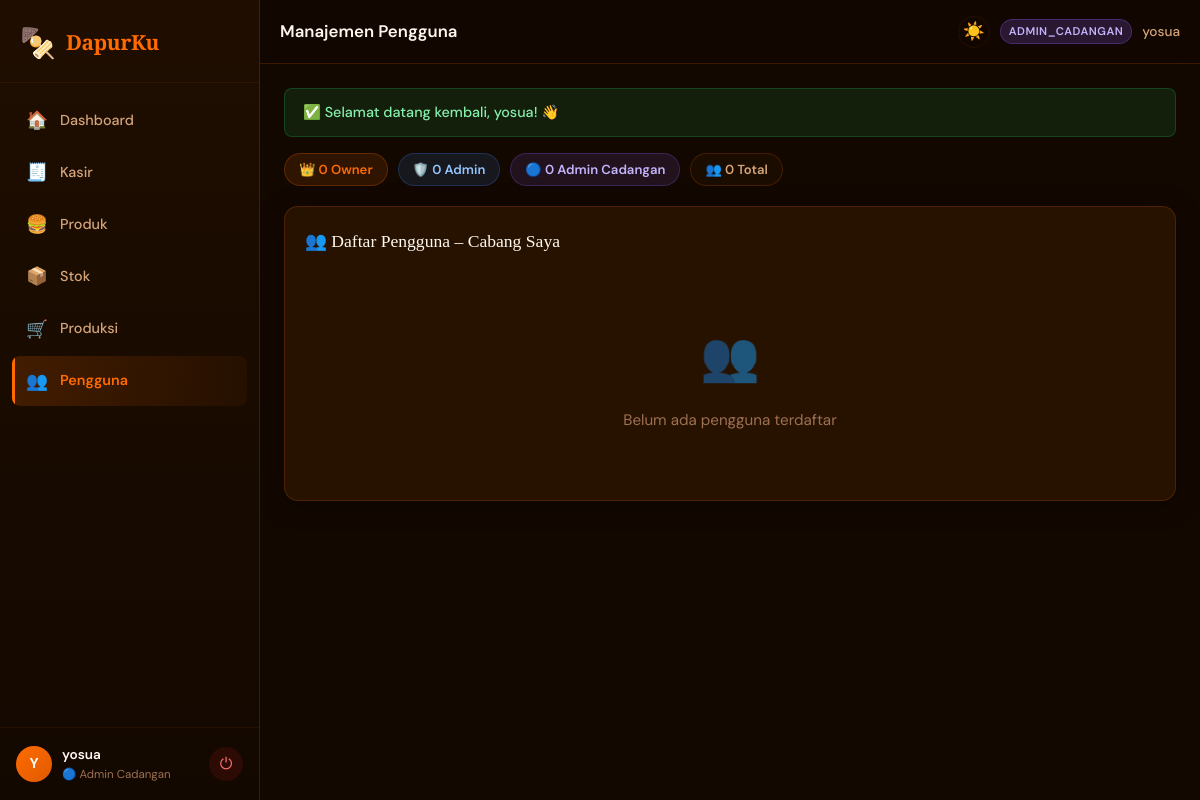
/index.php?page=users (signed in), run on an earlier commit of the app's database.
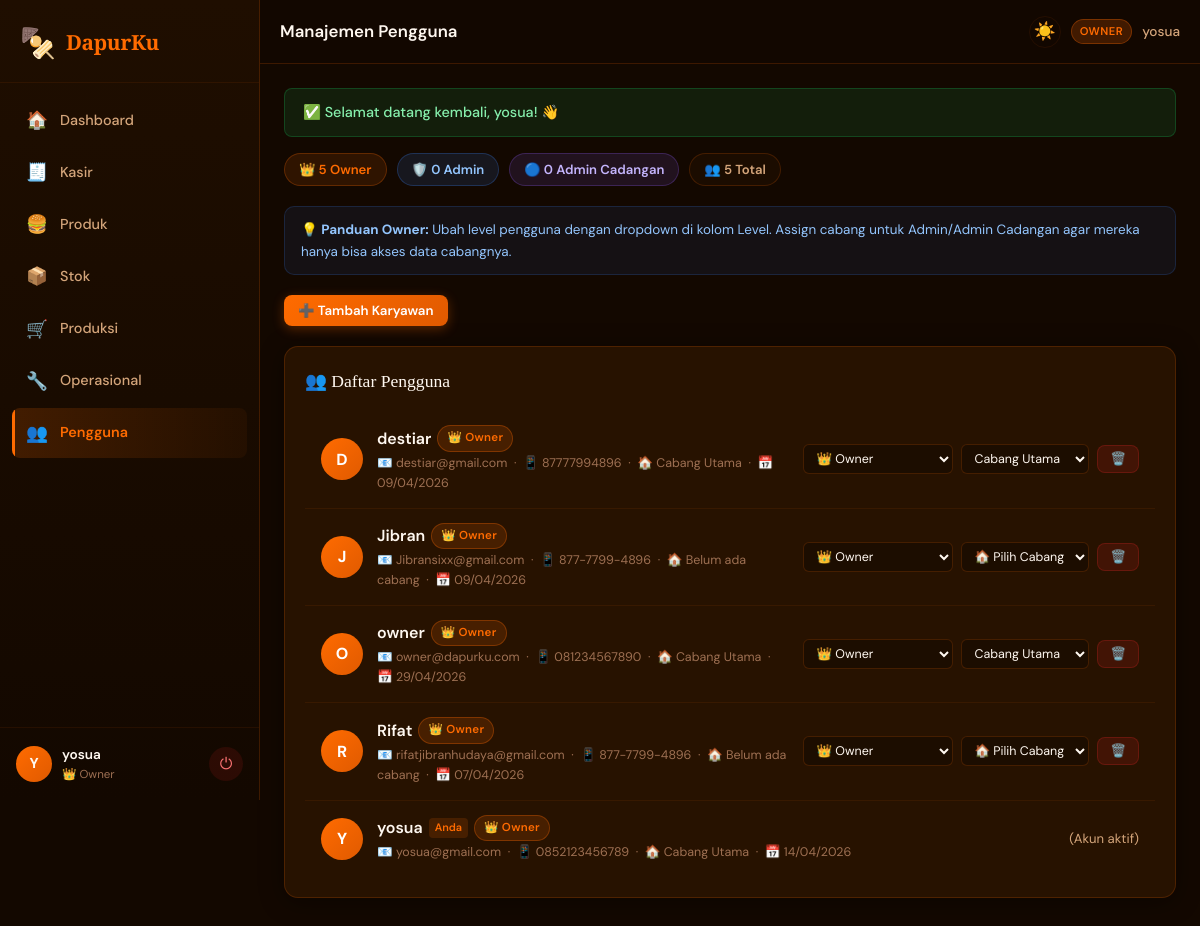
And on a later commit of the database.
### tables this page shows
CREATE TABLE `users` (
  `id` int NOT NULL,
  `username` varchar(50) NOT NULL,
  `email` varchar(100) NOT NULL,
  `phone` varchar(20) NOT NULL,
  `password` varchar(255) NOT NULL,
  `level` enum('superadmin','owner','admin','admin_cadangan') NOT NULL DEFAULT 'admin',
  `created_at` timestamp NULL DEFAULT CURRENT_TIMESTAMP,
  `branch_id` int DEFAULT NULL
);

CREATE TABLE `branches` (
  `id` int NOT NULL,
  `nama_cabang` varchar(100) NOT NULL,
  `alamat` text,
  `map_url` text,
  `created_at` timestamp NULL DEFAULT CURRENT_TIMESTAMP
);

### modules/users/users.php (the view, shortened to what this page needs)
<?php
require_once __DIR__ . '/../../functions.php';
global $conn;
$u = currentUser();
$branches = $conn->query("SELECT * FROM branches ORDER BY id")->fetch_all(MYSQLI_ASSOC);
if (isOwner()) {
    $res = $conn->query("SELECT u.*, b.nama_cabang FROM users u LEFT JOIN branches b ON u.branch_id=b.id ORDER BY FIELD(u.level,'owner','admin','admin_cadangan'), u.username");
} else {
    $myBranch = (int)($u['branch_id'] ?? 0);
    $res = $conn->query("SELECT u.*, b.nama_cabang FROM users u LEFT JOIN branches b ON u.branch_id=b.id WHERE u.branch_id=$myBranch ORDER BY FIELD(u.level,'owner','admin','admin_cadangan'), u.username");
}
$users = $res->fetch_all(MYSQLI_ASSOC);
$lvlCounts = ['superadmin' => 0, 'owner' => 0, 'admin' => 0, 'admin_cadangan' => 0];
foreach ($users as $usr) {
    if (isset($lvlCounts[$usr['level']])) $lvlCounts[$usr['level']]++;
}
renderHeader('Manajemen Pengguna', 'users');
?>
<link rel="stylesheet" href="modules/users/users.css">
<div class="d-flex gap-2 flex-wrap mb-3">
  <span class="user-count-badge" style="background:rgba(255,107,0,.12);color:var(--primary);border:1px solid rgba(255,107,0,.25)">
    👑 <?= $lvlCounts['owner'] ?> Owner
  </span>
  <span class="user-count-badge" style="background:rgba(59,130,246,.12);color:#93C5FD;border:1px solid rgba(59,130,246,.25)">
    🛡️ <?= $lvlCounts['admin'] ?> Admin
  </span>
  <span class="user-count-badge" style="background:rgba(139,92,246,.12);color:#C4B5FD;border:1px solid rgba(139,92,246,.25)">
    🔵 <?= $lvlCounts['admin_cadangan'] ?> Admin Cadangan
  </span>
  <span class="user-count-badge" style="background:var(--card2);color:var(--text2);border:1px solid var(--border)">
    👥 <?= count($users) ?> Total
  </span>
</div>
<?php if (isOwner()): ?>
<div class="auth-info mb-3" style="background:rgba(59,130,246,.08);border:1px solid rgba(59,130,246,.18);border-radius:10px;padding:12px 16px;font-size:.84rem;color:#93C5FD">
  💡 <strong>Panduan Owner:</strong> Ubah level pengguna dengan dropdown di kolom Level. Assign cabang untuk Admin/Admin Cadangan agar mereka hanya bisa akses data cabangnya.
</div>
<div class="d-flex gap-2 mb-3">
  <button class="btn btn-primary btn-sm" onclick="toggleForm('formTambahKaryawan')">➕ Tambah Karyawan</button>
</div>
<?php endif; ?>
<div class="card">
  <div class="card-title">👥 Daftar Pengguna <?= !isOwner() ? '– Cabang Saya' : '' ?></div>
  <?php if (empty($users)): ?>
    <div class="empty-state"><div class="icon">👥</div><p>Belum ada pengguna terdaftar</p></div>
  <?php else: ?>
  <div>
    <?php foreach ($users as $usr):
      $isMe      = ($usr['id'] == $u['id']);
      $lvl       = $usr['level'];
      $avCls     = match($lvl) { 'superadmin' => 'avatar-superadmin', 'owner' => 'avatar-owner', 'admin' => 'avatar-admin', default => 'avatar-cadangan' };
      $initial   = strtoupper(mb_substr($usr['username'], 0, 1));
    ?>
    <div class="user-card">
      <div class="user-card-avatar <?= $avCls ?>"><?= $initial ?></div>
      <div class="user-card-info">
        <div class="user-card-name">
          <?= htmlspecialchars($usr['username']) ?>
          <?php if ($isMe): ?><span class="you-tag">Anda</span><?php endif; ?>
          <span class="badge badge-<?= $lvl ?>"><?= levelLabel($lvl) ?></span>
        </div>
        <div class="user-card-sub">
          📧 <?= htmlspecialchars($usr['email']) ?>
          &nbsp;·&nbsp; 📱 <?= htmlspecialchars($usr['phone']) ?>
          &nbsp;·&nbsp; 🏠 <?= htmlspecialchars($usr['nama_cabang'] ?? 'Belum ada cabang') ?>
          &nbsp;·&nbsp; 📅 <?= date('d/m/Y', strtotime($usr['created_at'])) ?>
        </div>
      </div>
      <?php if (isOwner() && !$isMe): ?>
      <div class="user-card-actions">
        <form method="POST" action="index.php?page=users">
          <select name="level" class="level-select" onchange="this.form.submit()" title="Ubah level">
            <option value="owner"          <?= $lvl==='owner'?'selected':'' ?>>👑 Owner</option>
          </select>
        </form>
        <form method="POST" action="index.php?page=users">
          <select name="branch_id" class="branch-select" onchange="this.form.submit()" title="Assign cabang">
            <option value="0">🏠 Pilih Cabang</option>
            <?php foreach ($branches as $b): ?>
              <option value="<?= $b['id'] ?>" <?= ($usr['branch_id']==$b['id'])?'selected':'' ?>>
                <?= htmlspecialchars($b['nama_cabang']) ?>
              </option>
            <?php endforeach; ?>
          </select>
        </form>
        <form method="POST" action="index.php?page=users" onsubmit="return confirm('Hapus pengguna <?= htmlspecialchars(addslashes($usr['username'])) ?>?')">
          <button class="btn btn-xs btn-danger" title="Hapus">🗑️</button>
        </form>
      </div>
      <?php elseif ($isMe): ?>
        <span class="text-sm text-muted">(Akun aktif)</span>
      <?php else: ?>
        <span class="text-sm text-muted">–</span>
      <?php endif; ?>
    </div>
    <?php endforeach; ?>
  </div>
  <?php endif; ?>
</div>
<?php renderFooter(); ?>

### index.php (shortened to what this page needs)
<?php
require_once __DIR__ . '/db.php';
require_once __DIR__ . '/functions.php';
$page = $_GET['page'] ?? 'home';
switch ($page) {
    case 'users':            require __DIR__ . '/modules/users/users.php';         break;
}

### functions.php (shortened to what this page needs)
<?php
function currentUser(): array {
    return [
        'id'        => $_SESSION['user_id']   ?? 0,
        'username'  => $_SESSION['username']  ?? '',
        'level'     => $_SESSION['level']     ?? 'admin_cadangan',
        'branch_id' => $_SESSION['branch_id'] ?? null,
    ];
}
function isOwner(): bool {
    return in_array($_SESSION['level'] ?? '', ['superadmin', 'owner']);
}
function levelLabel(string $l): string {
    return match($l) {
        'superadmin'     => '⭐ Superadmin',
        'owner'          => '👑 Owner',
        'admin'          => '🛡️ Admin',
        'admin_cadangan' => '🔵 Admin Cadangan',
        default          => $l,
    };
}
function flashGet(): string {
    if (empty($_SESSION['flash'])) return '';
    $f = $_SESSION['flash'];
    $icon = $f['type'] === 'success' ? '✅' : '❌';
    $cls  = $f['type'] === 'success' ? 'flash-success' : 'flash-error';
    return "<div class='flash $cls'>$icon " . htmlspecialchars($f['msg']) . "</div>";
}
function renderHeader(string $pageTitle = 'DapurKu POS', string $active = ''): void {
    $user  = currentUser();
    $lvl   = levelLabel($user['level']);
    $flash = flashGet();
    $u     = $user['username'];
    $initial = strtoupper(mb_substr($u, 0, 1));
    $navItems = [
        'dashboard'   => ['icon' => '🏠', 'label' => 'Dashboard',   'levels' => ['superadmin','owner','admin','admin_cadangan']],
        'kasir'       => ['icon' => '🧾', 'label' => 'Kasir',        'levels' => ['superadmin','owner','admin','admin_cadangan']],
        'produk'      => ['icon' => '🍔', 'label' => 'Produk',       'levels' => ['superadmin','owner','admin','admin_cadangan']],
        'stok'        => ['icon' => '📦', 'label' => 'Stok',         'levels' => ['superadmin','owner','admin','admin_cadangan']],
        'produksi'    => ['icon' => '🛒', 'label' => 'Produksi',     'levels' => ['superadmin','owner','admin','admin_cadangan']],
        'operasional' => ['icon' => '🔧', 'label' => 'Operasional',  'levels' => ['superadmin','owner','admin']],
        'users'       => ['icon' => '👥', 'label' => 'Pengguna',     'levels' => ['superadmin','owner','admin','admin_cadangan']],
        'akses'       => ['icon' => '🔑', 'label' => 'Kelola Akses', 'levels' => ['superadmin']],
    ];
    $navHtml = '';
    foreach ($navItems as $key => $item) {
        if (!in_array($user['level'], $item['levels'])) continue;
        $cls  = ($active === $key) ? 'active' : '';
        $navHtml .= "<a href='index.php?page=$key' class='nav-item $cls'>
            <span class='nav-icon'>{$item['icon']}</span>
            <span class='nav-label'>{$item['label']}</span>
        </a>";
    }
    echo <<<HTML
<!DOCTYPE html>
<html lang="id">
<head>
<meta charset="UTF-8">
<meta name="viewport" content="width=device-width, initial-scale=1.0">
<meta name="description" content="DapurKu POS - Sistem Penjualan Makanan Digital">
<title>{$pageTitle} – DapurKu POS</title>
<script>document.documentElement.setAttribute('data-theme', localStorage.getItem('fs_theme') || 'dark');</script>
<link href="https://fonts.googleapis.com/css2?family=Playfair+Display:wght@700;800&family=DM+Sans:wght@300;400;500;600;700&display=swap" rel="stylesheet">
<link rel="stylesheet" href="assets/css/main.css">
</head>
<body>
<div class="sidebar-overlay" id="sidebarOverlay" onclick="closeSidebar()"></div>
<aside class="sidebar" id="sidebar">
  <div class="sidebar-header">
    <a href="index.php?page=home" style="text-decoration:none; color:inherit; display:flex; align-items:center; gap:10px;">
      <div class="sidebar-logo">
        <span class="logo-icon">🍢</span>
        <span class="logo-text">DapurKu</span>
      </div>
    </a>
    <button class="sidebar-close" onclick="closeSidebar()" aria-label="Tutup sidebar">✕</button>
  </div>
  <nav class="sidebar-nav">
    {$navHtml}
  </nav>
  <div class="sidebar-footer">
    <div class="user-info">
      <div class="user-avatar">{$initial}</div>
      <div class="user-details">
        <div class="user-name">{$u}</div>
        <div class="user-level">{$lvl}</div>
      </div>
    </div>
    <a href="index.php?page=logout" class="logout-btn" title="Keluar">
      <span>⏻</span>
    </a>
  </div>
</aside>
<div class="main-wrap" id="mainWrap">
  <header class="topbar">
    <button class="hamburger" onclick="openSidebar()" aria-label="Buka menu">
      <span></span><span></span><span></span>
    </button>
    <h1 class="topbar-title">{$pageTitle}</h1>
    <div class="topbar-right">
      <button class="theme-toggle" onclick="toggleTheme()" id="themeIcon" aria-label="Toggle Theme">☀️</button>
      <span class="level-badge level-{$user['level']}">{$user['level']}</span>
      <span class="topbar-username">{$u}</span>
    </div>
  </header>
  <main class="main-content">
    {$flash}
HTML;
}
function renderFooter(): void {
    echo <<<HTML
  </main>
</div>
<script src="https://cdn.jsdelivr.net/npm/chart.js"></script>
<script src="assets/js/main.js"></script>
</body>
</html>
HTML;
}

### modules/users/users.css (style rules this page uses)
.user-card { display: flex; align-items: center; gap: 14px; padding: 14px 16px; border-bottom: 1px solid var(--border2); transition: var(--transition); }
.user-card:last-child { border-bottom: none; }
.user-card-avatar { width: 42px; height: 42px; border-radius: 50%; display: flex; align-items: center; justify-content: center; font-weight: 700; font-size: 1rem; flex-shrink: 0; }
.avatar-owner { background: linear-gradient(135deg,#FF6B00,#E05A00); color:#fff; }
.user-card-info { flex: 1; min-width: 0; }
.user-card-name { font-weight: 600; color: var(--text); margin-bottom: 2px; display: flex; align-items: center; gap: 6px; flex-wrap: wrap; }
.user-card-sub { font-size: .78rem; color: var(--text3); }
.you-tag { font-size: .68rem; background: rgba(255,107,0,.15); color: var(--primary); padding: 1px 6px; border-radius: 4px; }
.user-card-actions { display: flex; align-items: center; gap: 8px; flex-wrap: wrap; }
.branch-select { background: var(--bg2); border: 1px solid var(--border); border-radius: 6px; padding: 5px 8px; color: var(--text); font-size: .78rem; font-family: inherit; cursor: pointer; outline: none; max-width: 140px; }
.level-select { background: var(--bg2); border: 1px solid var(--border); border-radius: 6px; padding: 5px 8px; color: var(--text); font-size: .78rem; font-family: inherit; cursor: pointer; outline: none; max-width: 150px; }
.user-count-badge { display: inline-flex; align-items: center; gap: 6px; padding: 5px 14px; border-radius: 99px; font-size: .82rem; font-weight: 600; }

What changed in the data, as far as the page shows it:
now on this page (row edited): users: username "Y", username "yosua", level "👑 Owner", level "OWNER", shows "Anda", email "yosua@gmail.com", phone "0852123456789", branch.nama_cabang "Cabang Utama", created_at "14/04/2026", shows "(Akun aktif)"
changed users: level "admin_cadangan" → "owner" (drawn)
now on this page (row unchanged): users: username "D", username "destiar", level "👑 Owner", email "destiar@gmail.com", phone "87777994896", branch.nama_cabang "Cabang Utama", created_at "09/04/2026", branch_id "Cabang Utama"
now on this page (row unchanged): users: username "J", username "Jibran", level "👑 Owner", email "Jibransixx@gmail.com", phone "877-7799-4896", nama_cabang "Belum ada cabang", created_at "09/04/2026"
added users: username "O", username "owner", level "👑 Owner", email "owner@dapurku.com", phone "081234567890", branch.nama_cabang "Cabang Utama", created_at "29/04/2026", branch_id "Cabang Utama"
now on this page (row unchanged): users: username "R", username "Rifat", level "👑 Owner", email "rifatjibranhudaya@gmail.com", phone "877-7799-4896", nama_cabang "Belum ada cabang", created_at "07/04/2026"
Also different on the page:
$lvlCounts['owner']: "0" → "5"
count($users): "0" → "5"
$initial: "Y" → (not shown)
$u: "yosua" → (not shown)
$lvl: "🔵 Admin Cadangan" → (not shown)
$user['level']: "ADMIN_CADANGAN" → (not shown)
new list line: "🔧 Operasional"
text no longer shown: "– Cabang Saya 👥 Belum ada pengguna terdaftar"
text now shown: "💡 Panduan Owner: Ubah level pengguna dengan dropdown di kolom Level. Assign cabang untuk Admin/Admin Cadangan agar mereka hanya bisa akses data cabangnya. ➕ Tambah Karyawan"
